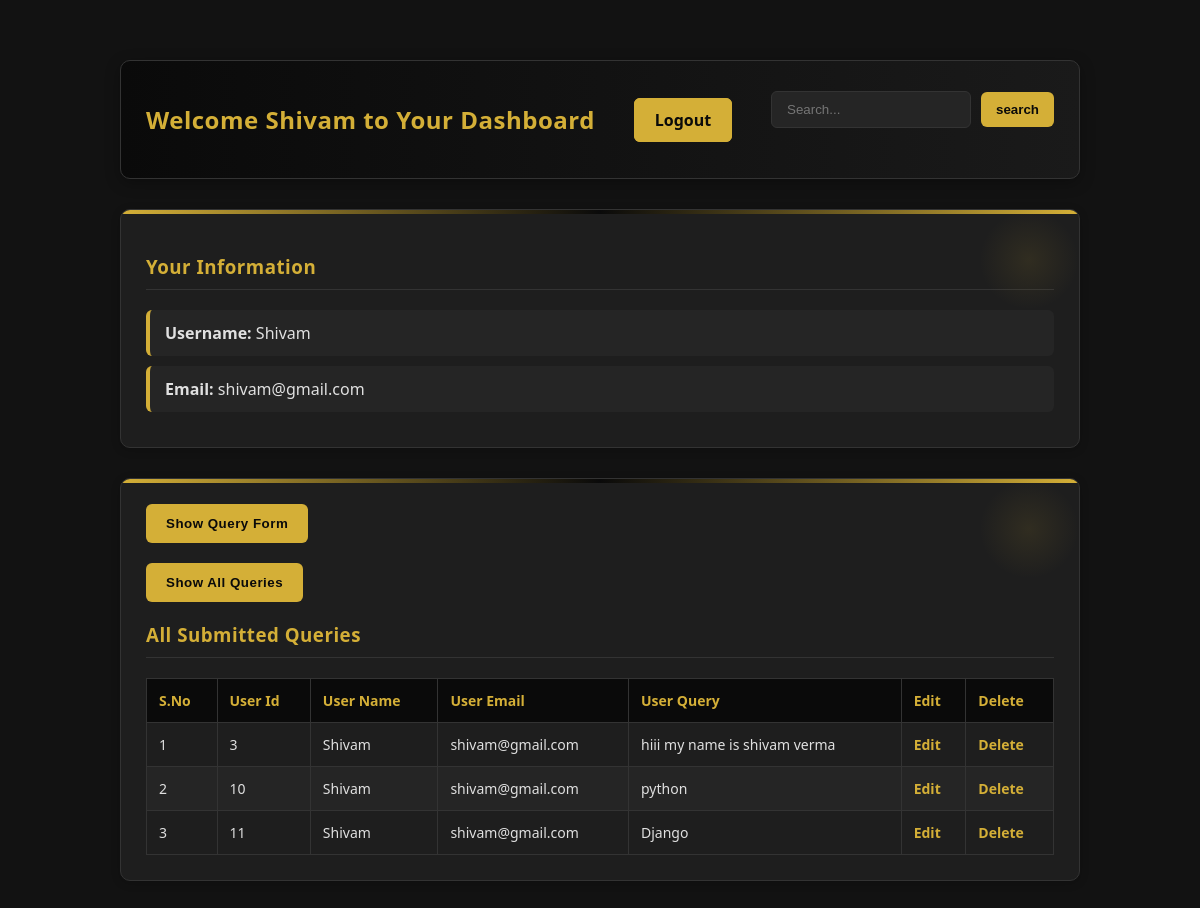
Page /allqurey/3/ on the committed database.
### my_aap/models.py (models this page shows, shortened)
class registration(models.Model):
    name = models.CharField(max_length=100)
    email = models.EmailField(unique=True)
    password = models.CharField(max_length=100)

class Query(models.Model):
    name = models.CharField(max_length=50)
    email = models.EmailField()
    query = models.TextField()

### my_aap/views.py (the view)
# urls.py: path('allqurey/<int:x>/',views.allquery,name='allquery'),
def allquery(req,x):
    userdata=registration.objects.get(id=x)
    email=userdata.email
    aquery=Query.objects.filter(email=email)
    return render(req,'dashbord.html',{'data':userdata,'aquery':aquery})

### my_aap/templates/dashbord.html (shortened to what this page needs)
<!DOCTYPE html>
<html lang="en">
<head>
</head>
<body>
<div class="dashboard-container">
  <header>
    <h1>Welcome {{ data.name }} to Your Dashboard</h1>
    <div class="logout-btn">
      <a href="{% url 'logout' %}">Logout</a>
    </div>
    <form action="{% url 'search' pk=data.id %}" method="post" class="search-container">
      <input type="search" name="search" id="search" placeholder="Search...">
      <input type="submit" class="search-btn" value="search">
    </form>
  </header>
  <div class="user-info">
    <h3>Your Information</h3>
    <div class="info-display">
      <p><strong>Username:</strong> {{ data.name }}</p>
      <p><strong>Email:</strong> {{ data.email }}</p>
    </div>
  </div>
  <div class="query-section">
    <form action="{% url 'q' x=data.id %}" method="post">
      <button type="submit">Show Query Form</button>
    </form>
    <form action="{% url 'allquery' x=data.id %}" method="post">
      <button type="submit">Show All Queries</button>
    </form>
    {% if aquery %}
    <h3>All Submitted Queries</h3>
    <table>
      <tr>
        <th>S.No</th>
        <th>User Id</th>
        <th>User Name</th>
        <th>User Email</th>
        <th>User Query</th>
        <th>Edit</th>
        <th>Delete</th>
      </tr>
      {% for i in aquery %}
      <tr>
        <td>{{ forloop.counter }}</td>
        <td>{{ i.id }}</td>
        <td>{{ i.name }}</td>
        <td>{{ i.email }}</td>
        <td>{{ i.query }}</td>
        <td><a href="{% url "edit" id=i.id pk=data.id  %}">Edit</a></td>
        <td><a href="{% url "delete" id=i.id pk=data.id  %}">Delete</a></td>
      </tr>
      {% endfor %}
    </table>
    {% endif %}
  </div>
</div>
</body>
</html>

### my_aap/templates/dashbord.html (style rules this page uses)
* { box-sizing: border-box; }
body { font-family: 'Segoe UI', Tahoma, Geneva, Verdana, sans-serif; margin: 0; padding: 0; background-color: #121212; color: #e0e0e0; }
.dashboard-container { max-width: 1000px; margin: 40px auto; padding: 20px; }
header { background: linear-gradient(to right, #0a0a0a, #1a1a1a); color: #d4af37; padding: 30px 25px; border-radius: 10px; display: flex; justify-content: space-between; align-items: center; box-shadow: 0 4px 15px rgba(0, 0, 0, 0.3); border: 1px solid #333; flex-wrap: wrap; gap: 15px; }
header h1 { font-size: 24px; margin: 0; letter-spacing: 0.5px; }
.logout-btn a { text-decoration: none; color: #0a0a0a; background-color: #d4af37; padding: 10px 20px; border-radius: 6px; font-weight: bold; transition: all 0.3s ease; border: 1px solid #d4af37; }
.user-info, .query-section { background-color: #1e1e1e; padding: 25px; border-radius: 10px; box-shadow: 0 2px 10px rgba(0, 0, 0, 0.2); margin-top: 30px; border: 1px solid #333; }
.info-display p { padding: 12px 15px; margin: 10px 0; background: #252525; border-left: 4px solid #d4af37; border-radius: 6px; color: #e0e0e0; }
h3 { border-bottom: 1px solid #333; padding-bottom: 10px; margin-bottom: 20px; color: #d4af37; letter-spacing: 0.5px; }
form { margin-bottom: 20px; }
button { padding: 12px 20px; background-color: #d4af37; color: #0a0a0a; font-weight: bold; border: none; border-radius: 6px; cursor: pointer; transition: all 0.3s ease; letter-spacing: 0.5px; }
table { width: 100%; border-collapse: collapse; margin-top: 20px; font-size: 14px; background-color: #252525; }
table, th, td { border: 1px solid #333; }
th, td { padding: 12px; text-align: left; }
th { background-color: #0a0a0a; color: #d4af37; font-weight: 600; }
tr:nth-child(even) { background-color: #1e1e1e; }
td a { text-decoration: none; color: #d4af37; font-weight: bold; transition: all 0.2s ease; }
.user-info::before, .query-section::before { content: ""; position: absolute; top: 0; left: 0; right: 0; height: 4px; background: linear-gradient(to right, #d4af37, #0a0a0a, #d4af37); border-radius: 10px 10px 0 0; }
.user-info, .query-section { position: relative; overflow: hidden; }
.search-container { display: flex; align-items: center; gap: 10px; }
#search { width: 200px; padding: 10px 15px; background-color: #252525; border: 1px solid #333; border-radius: 6px; color: #e0e0e0; transition: all 0.3s; }
.search-btn { padding: 10px 15px; background-color: #d4af37; color: #0a0a0a; font-weight: bold; border: none; border-radius: 6px; cursor: pointer; transition: all 0.3s ease; }
.user-info::after, .query-section::after { content: ""; position: absolute; top: 0; right: 0; width: 100px; height: 100px; background: radial-gradient(circle, rgba(212, 175, 55, 0.1) 0%, rgba(10, 10, 10, 0) 70%); z-index: 0; }

### rows in the picture
registration: name "Shivam", email "shivam@gmail.com"
Query: id "3", name "Shivam", email "shivam@gmail.com", query "hiii my name is shivam verma"
Query: id "10", name "Shivam", email "shivam@gmail.com", query "python"
Query: id "11", name "Shivam", email "shivam@gmail.com", query "Django"
